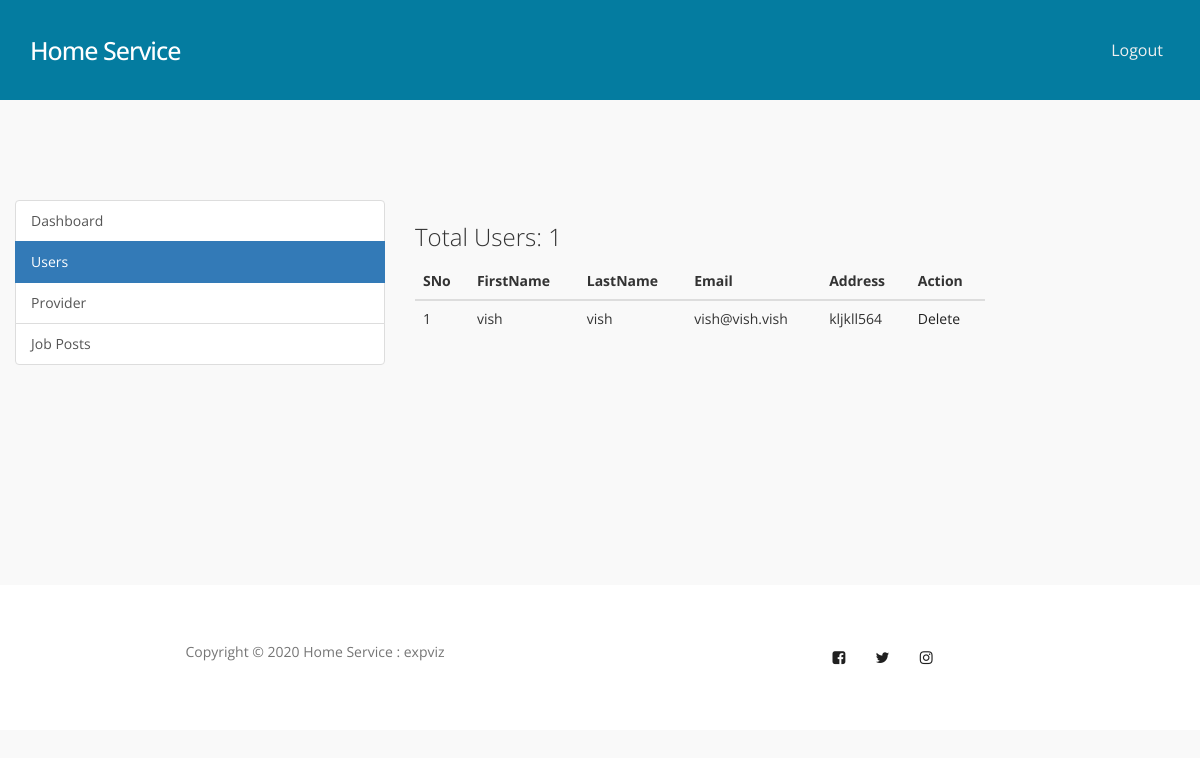
Page /admin/user.php (signed in) on the committed database.
### tables this page shows
CREATE TABLE `users` (
  `id_user` int(11) NOT NULL,
  `firstname` varchar(255) NOT NULL,
  `lastname` varchar(255) NOT NULL,
  `email` varchar(255) NOT NULL,
  `password` varchar(255) NOT NULL,
  `address` text,
  `city` varchar(255) DEFAULT NULL,
  `state` varchar(255) DEFAULT NULL,
  `contactno` varchar(255) DEFAULT NULL,
  `dob` varchar(255) DEFAULT NULL,
  `hash` varchar(255) DEFAULT NULL,
  `active` int(11) NOT NULL DEFAULT '0'
);

### admin/user.php (the view, shortened to what this page needs)
<?php
require_once("../db.php");
?>
<!DOCTYPE html>
<html lang="en">
<head>
     <link rel="stylesheet" href="../css/bootstrap.min.css">
     <link rel="stylesheet" href="../css/owl.carousel.css">
     <link rel="stylesheet" href="../css/owl.theme.default.min.css">
     <link rel="stylesheet" href="../css/font-awesome.min.css">
     <link rel="stylesheet" href="../css/tooplate-style.css">
</head>
<body>
     <section id="vish" class="navbar custom-navbar navbar-fixed-top" role="navigation">
          <div class="container">
               <div class="navbar-header">
                    <a href="index.php" class="navbar-brand">Home Service</a>
               </div>
          <div class="collapse navbar-collapse" id="bs-example-navbar-collapse-1">
            <ul class="nav navbar-nav navbar-right">
              <li><a href="../logout.php">Logout</a></li>
            </ul>
          </div>
          </div>
     </section>
    <section>
    <section>
    <div class="container-fluid">
      <div class="row">
        <div class="col-md-4">
          <div class="list-group">
            <a href="dashboard.php" class="list-group-item">Dashboard</a>
            <a href="user.php" class="list-group-item active">Users</a>
            <a href="company.php" class="list-group-item">Provider</a>
            <a href="job-posts.php" class="list-group-item">Job Posts</a>
          </div>
        </div>
        <div class="col-md-6">
        <?php
          $sql = "SELECT * FROM users";
          $result = $conn->query($sql);
          if($result->num_rows > 0) {
            echo '<h3>Total Users: ' . $result->num_rows . '</h3>';
          }
        ?>
          <table class="table">
            <thead>
              <th>SNo</th>
              <th>FirstName</th>
              <th>LastName</th>
              <th>Email</th>
              <th>Address</th>
              <th>Action</th>
            </thead>
            <tbody>
              <?php
                $sql = "SELECT * FROM users";
                $result = $conn->query($sql);
                if($result->num_rows > 0) {
                  $i = 0;
                  while($row = $result->fetch_assoc()) {
                    ?>
                      <tr>
                        <td><?php echo ++$i; ?></td>
                        <td><?php echo $row['firstname']; ?></td>
                        <td><?php echo $row['lastname']; ?></td>
                        <td><?php echo $row['email']; ?></td>
                        <td><?php echo $row['address']; ?></td>
                        <td><a href="delete-user.php?id=<?php echo $row['id_user']; ?>">Delete</a></td>
                      </tr>
                    <?php
                  }
                }
              ?>
            </tbody>
          </table>
        </div>
      </div>
    </div>
    </section> </section>
    <footer id="footer" data-stellar-background-ratio="0.5">
          <div class="container">
               <div class="row">
                    <div class="copyright-text col-md-12 col-sm-12">
                         <div class="col-md-6 col-sm-6">
                              <p>Copyright &copy; 2020 Home Service : expviz</p>
                         </div>
                         <div class="col-md-6 col-sm-6">
                              <ul class="social-icon">
                                   <li><a href="#" class="fa fa-facebook-square" attr="facebook icon"></a></li>
                                   <li><a href="#" class="fa fa-twitter"></a></li>
                                   <li><a href="#" class="fa fa-instagram"></a></li>
                              </ul>
                         </div>
                    </div>
               </div>
          </div>
     </footer>
</body>
</html>

### css/tooplate-style.css (style rules this page uses)
body { font-family: 'Open Sans', sans-serif; overflow-x: hidden; background: #f9f9f9; }
#vish { background: #047ca0; }
h1,h2,h3,h4,h5,h6 { font-weight: 300; line-height: normal; }
p { color: #757575; font-size: 14px; font-weight: normal; line-height: 24px; }
html { -webkit-font-smoothing: antialiased; }
a { color: #202020; text-decoration: none !important; }
a, input, button, .form-control { -webkit-transition: 0.5s; transition: 0.5s; }
section { position: relative; padding: 100px 0; }
#contact, footer { background: #ffffff; text-align: center; }
.custom-navbar { border: none; margin-bottom: 0; padding: 25px 0; }
.custom-navbar .navbar-brand { color: #ffffff; font-size: 25px; font-weight: 500; letter-spacing: -1px; }
.custom-navbar .navbar-nav { margin-left: 6em; }
.custom-navbar .nav li a { font-size: 16px; font-weight: normal; color: #f0f0f0; padding-right: 22px; padding-left: 22px; }
@media (min-width:768px) { .custom-navbar { border-bottom: 0; background: 0 0; } }
#footer { padding-bottom: 50px; padding-top: 50px; }
.copyright-text p { margin: 5px; }
.social-icon { position: relative; padding: 0; margin: 0; }
.social-icon li { display: inline-block; list-style: none; }
.social-icon li a { border-radius: 50px; color: #202020; font-size: 15px; width: 35px; height: 35px; line-height: 35px; text-decoration: none; text-align: center; position: relative; margin: 5px 5px 5px 0; }
@media only screen and (max-width: 1200px) { .custom-navbar .navbar-nav { margin-left: 3em; } }

### rows in the picture
users: firstname "vish", lastname "vish", email "vish@vish.vish", address "kljkll564"

### other values in the picture
$result->num_rows "1"
